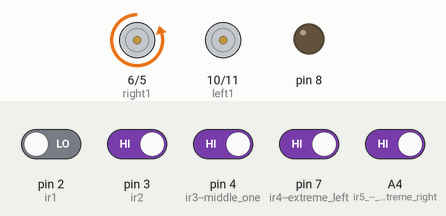
This sketch was run on a simulated Arduino Uno, built with avr-gcc and run on an emulated ATmega328P. On the bench: motor-driver pin pairs drawn as motors (green arrow = first pin HIGH = forward, orange = second pin HIGH = backward, longer = more drive, scaled by the enable pin), output pins drawn as LEDs (lit = HIGH). The inputs (shaded band) are chosen by the test bench; at power-on: A4 (ir5_--_extreme_right), pin 3 (ir2), pin 4 (ir3--middle_one), pin 7 (ir4--extreme_left) HIGH, pin 2 (ir1) LOW. What the sketch prints to the serial monitor is not drawn.

Above: at 1.2 s.
1.3 s: pin 2 (ir1) driven HIGH
At 1.7 s:
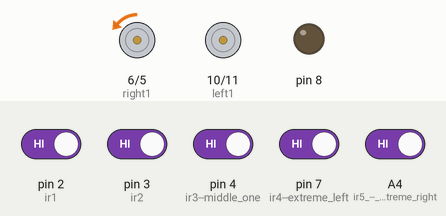
2.8 s: pin 3 (ir2) driven LOW
At 3.3 s:
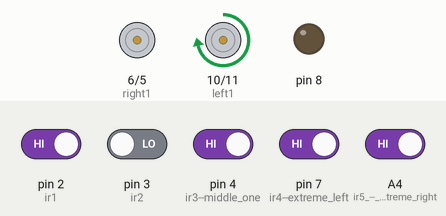
4.3 s: pin 7 (ir4--extreme_left) driven LOW
At 5.0 s:
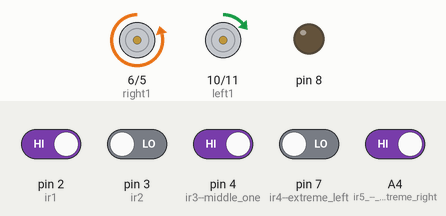
Timing chart, 0 to 7.3 s (numbered marks = the images above; inputs shaded):
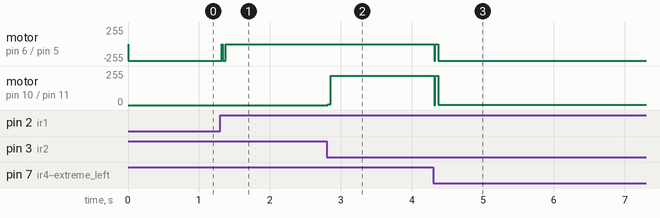

Measured:
- after the input at 1.3 s, motor on pin 6 (right1) / pin 5 (right2): backward 250/255 → backward 1/255 at once
- after the input at 2.8 s, motor on pin 6 (right1) / pin 5 (right2): backward 1/255 → stopped after 0.06 s; motor on pin 10 (left1) / pin 11 (left2): stopped → forward 220/255 at once
- after the input at 4.3 s, motor on pin 6 (right1) / pin 5 (right2): stopped → backward 249/255 at once; motor on pin 10 (left1) / pin 11 (left2): forward 220/255 → forward 1/255 at once

The sketch:

tracker_white_path.ino
```cpp
//left motor has more SPEED than right motor
//track will be white path in black surface
#define left1 10
#define left2 11
#define right2 5
#define right1 6
int x,y,z,p,q; //white--0, black--1
void setup() {
  //This sets frequecny as 7812.5 hz.
  //TCCR0B = TCCR0B & B11111000 | B00000010 ;

  pinMode(left1,OUTPUT);//left motor1 input1
  pinMode(left2,OUTPUT);//left motor1 input2
  pinMode(right2,OUTPUT);//right motor2 input1
  pinMode(right1,OUTPUT);//right motor2 input1
  pinMode(12,OUTPUT);//right enable
  pinMode(9,OUTPUT);//left enable
  pinMode(2,INPUT);//ir1
  pinMode(3,INPUT);//ir2
  pinMode(4,INPUT);//ir3--middle one
  pinMode(7,INPUT);//ir4--extreme left
  //pinMode(13,OUTPUT);//ir4 vcc
  pinMode(A4,INPUT);//ir5 -- extreme right
  //pinMode(A1,INPUT);//ir5 ground

  pinMode(13,OUTPUT);//blue
  pinMode(8,OUTPUT);
  Serial.begin(9600);
}

void loop() {
  digitalWrite(9,HIGH);
  digitalWrite(12,HIGH);
  digitalWrite(8,LOW);//led grnd
 // digitalWrite(13,HIGH);//vcc for ir4
  //digitalWrite(A1,LOW);//grnd for ir5

  x=digitalRead(2);//left ir
  y=digitalRead(3);//right ir
  z=digitalRead(4);//middle ir
  p=digitalRead(7);//extreme left ir
  q=digitalRead(A4);//extreme right ir
  Serial.println(x);
  Serial.println(y);
  Serial.println(z);

 // go straight
  if(x==1 && y==1 && z==0)
{
  analogWrite(left1,220);
  analogWrite(left2,0);

  analogWrite(right2,250);
  analogWrite(right1,0);
   //delay(20);
  }
else if(x==1 && y==1 && z==1)
{
//  digitalWrite(green,HIGH);
  //delay(50);
  analogWrite(left1,220);
  analogWrite(left2,0);

  analogWrite(right2,250);
  analogWrite(right1,0);
  //delay(20);
  }
// stop
  if(x==1 && y==1 && z==1 && p==1 && q==1){
   analogWrite(left1,0);
   analogWrite(left2,0);

   analogWrite(right2,0);
   analogWrite(right1,0);

}
//right turn
if( y==0 || q==0){
   analogWrite(left1,220);
   analogWrite(left2,0);

   analogWrite(right2,0);
   analogWrite(right1,0);

}
// left turn
if(x==0 || p==0){
   analogWrite(left1,0);
   analogWrite(left2,0);

   analogWrite(right2,250);
   analogWrite(right1,0);
  }

// speed slow
if(x==0 && y==0 && z==0 && p==0 && q==0){

  digitalWrite(13,HIGH);
  delay(1000);
  digitalWrite(13,LOW);

   analogWrite(left1,180);
   analogWrite(left2,0);

   analogWrite(right2,150);
   analogWrite(right1,0);
 }

}
```
